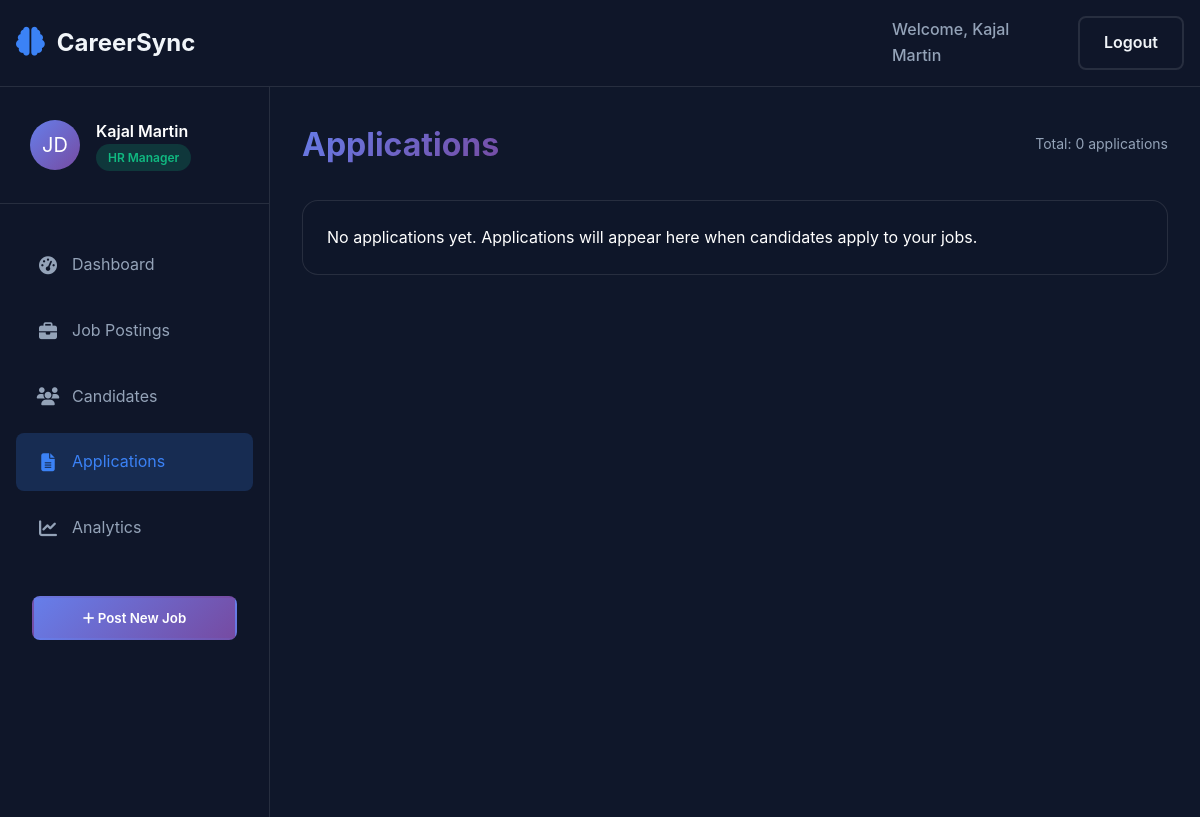
The page /dashboard/hr/applications (signed in) on the database as committed earlier.
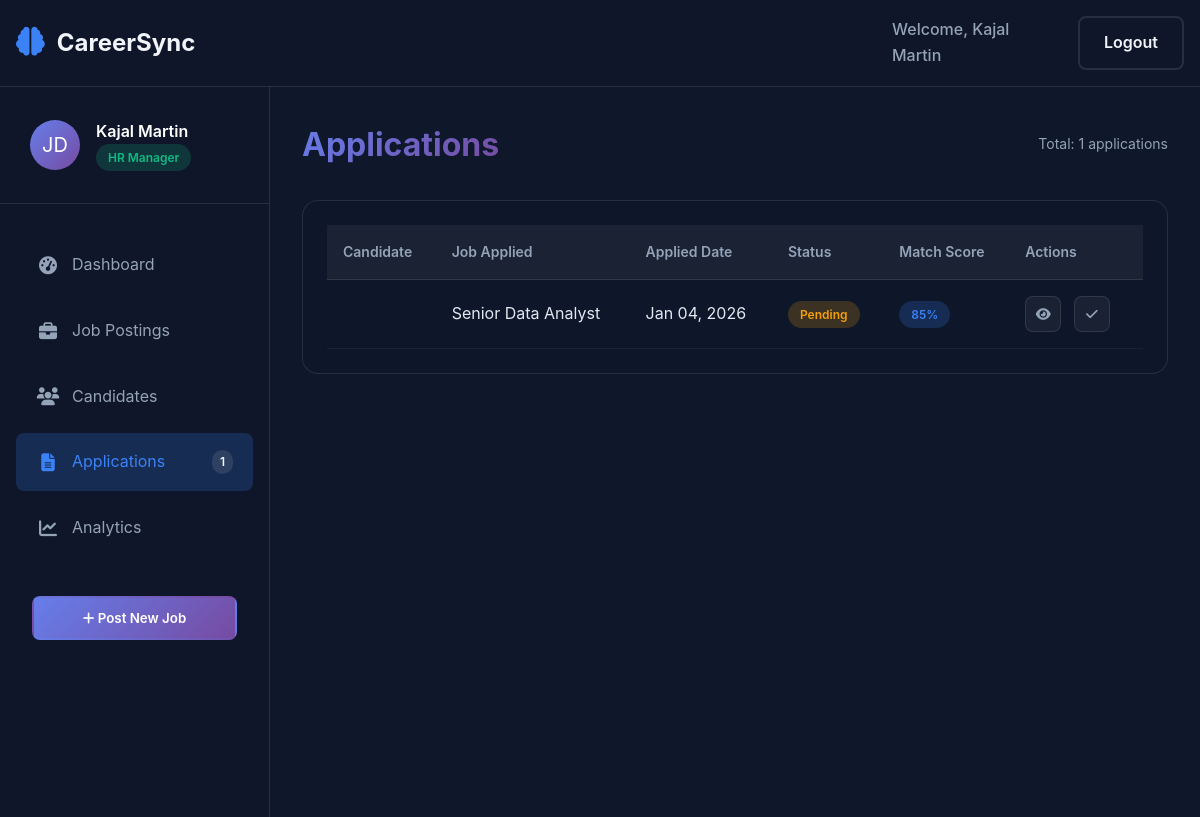
The same page on the database as committed later.
### models.py (models this page shows, shortened)
class Application(db.Model):
    __tablename__ = 'application'
    id = db.Column(db.Integer, primary_key=True)
    candidate_id = db.Column(db.Integer, db.ForeignKey('candidate.id'), nullable=False)
    job_id = db.Column(db.Integer, db.ForeignKey('job_posting.id'), nullable=False)
    status = db.Column(db.String(20), default='pending')
    applied_at = db.Column(db.DateTime, default=datetime.utcnow)
    match_score = db.Column(db.Integer, default=0)
    candidate = db.relationship('Candidate', backref='applications')

class JobPosting(db.Model):
    __tablename__ = 'job_posting'
    id = db.Column(db.Integer, primary_key=True)
    title = db.Column(db.String(200), nullable=False)
    company = db.Column(db.String(200), nullable=False)
    location = db.Column(db.String(100))
    salary_range = db.Column(db.String(100))
    description = db.Column(db.Text, nullable=False)
    requirements = db.Column(db.Text, nullable=False)
    job_type = db.Column(db.String(50), nullable=False)
    status = db.Column(db.String(20), default='active')
    hr_id = db.Column(db.Integer, db.ForeignKey('user.id'), nullable=False)
    created_at = db.Column(db.DateTime, default=datetime.utcnow)
    updated_at = db.Column(db.DateTime, default=datetime.utcnow, onupdate=datetime.utcnow)
    applications = db.relationship('Application', backref='job', lazy=True)

### web.py (the view)
@app.route('/dashboard/hr/applications')
def applications():
    if 'user_id' not in session or session['user_type'] != 'hr':
        return redirect(url_for('login'))
    user_id = session['user_id']
    apps = Application.query\
        .join(JobPosting, Application.job_id == JobPosting.id)\
        .filter(JobPosting.hr_id == user_id)\
        .order_by(Application.applied_at.desc())\
        .all()
    return render_template('applications.html',
                         applications=apps,
                         application_count=len(apps))

### templates/applications.html (shortened to what this page needs)
{% extends 'dashboard-base.html' %}
{% block content %}
    <div class="dashboard-header">
        <h1>Applications</h1>
        <div class="header-actions">
            <div class="date-display">
                Total: {{ application_count }} applications
            </div>
        </div>
    </div>
    <div class="dashboard-card">
        <div class="card-body">
            {% if applications %}
                <div class="table-responsive">
                    <table class="data-table">
                        <thead>
                            <tr>
                                <th>Candidate</th>
                                <th>Job Applied</th>
                                <th>Applied Date</th>
                                <th>Status</th>
                                <th>Match Score</th>
                                <th>Actions</th>
                            </tr>
                        </thead>
                        <tbody>
                            {% for app in applications %}
                            <tr>
                                <td>
                                </td>
                                <td>{{ app.job.title }}</td>
                                <td>{{ app.applied_at.strftime('%b %d, %Y') }}</td>
                                <td>
                                    {% if app.status == 'pending' %}
                                    <span class="badge" style="background: rgba(245, 158, 11, 0.2); color: #f59e0b;">Pending</span>
                                    {% elif app.status == 'shortlisted' %}
                                    <span class="badge badge-active">Shortlisted</span>
                                    {% elif app.status == 'rejected' %}
                                    <span class="badge" style="background: rgba(239, 68, 68, 0.2); color: #ef4444;">Rejected</span>
                                    {% else %}
                                    <span class="badge" style="background: rgba(59, 130, 246, 0.2); color: #3b82f6;">Hired</span>
                                    {% endif %}
                                </td>
                                <td>
                                    <span class="badge badge-count">85%</span>
                                </td>
                                <td>
                                    <button class="btn-icon" title="View Details">
                                        <i class="fas fa-eye"></i>
                                    </button>
                                    <button class="btn-icon" title="Shortlist">
                                        <i class="fas fa-check"></i>
                                    </button>
                                </td>
                            </tr>
                            {% endfor %}
                        </tbody>
                    </table>
                </div>
            {% else %}
                <p>No applications yet. Applications will appear here when candidates apply to your jobs.</p>
            {% endif %}
        </div>
    </div>
{% endblock %}

### templates/dashboard-base.html (shortened to what this page needs)
<!DOCTYPE html>
<html lang="en">
<head>
    <link rel="stylesheet" href="{{ url_for('static', filename='css/style.css') }}">
    <link rel="stylesheet" href="https://cdnjs.cloudflare.com/ajax/libs/font-awesome/6.4.0/css/all.min.css">
</head>
<body>
    <nav class="navbar-hr-dashboard">
        <a href="/" class="logo">
            <i class="fas fa-brain"></i>
            <span>CareerSync</span>
        </a>
        <div class="cta-buttons">
            <span class="nav-link" style="margin-right: 15px;">Welcome, {{ session.get('user_name', 'User') }}</span>
            <a href="{{ url_for('logout') }}" class="btn btn-outline">Logout</a>
        </div>
    </nav>
    <div class="dashboard-container">
        <aside class="dashboard-sidebar">
            <div class="sidebar-header">
                <div class="user-profile">
                    <div class="profile-avatar">
                        {{ user.get_initials() if user else 'JD' }}
                    </div>
                    <div class="profile-info">
                        <h4>{{ session.get('user_name', 'John Doe') }}</h4>
                        <span class="badge badge-hr">{{ 'HR Manager' if session.get('user_type') == 'hr' else 'Job Seeker' }}</span>
                    </div>
                </div>
            </div>
            <nav class="sidebar-nav">
                <a href="{{ url_for('hr_dashboard') }}" class="sidebar-link {% if request.endpoint == 'hr_dashboard' %}active{% endif %}">
                    <i class="fas fa-tachometer-alt"></i>
                    <span>Dashboard</span>
                </a>
                <a href="{{ url_for('job_postings') }}" class="sidebar-link {% if request.endpoint == 'job_postings' %}active{% endif %}">
                    <i class="fas fa-briefcase"></i>
                    <span>Job Postings</span>
                </a>
                <a href="{{ url_for('candidate_list') }}" class="sidebar-link {% if request.endpoint == 'candidate_list' %}active{% endif %}">
                    <i class="fas fa-users"></i>
                    <span>Candidates</span>
                </a>
                <a href="{{ url_for('applications') }}" class="sidebar-link {% if request.endpoint == 'applications' %}active{% endif %}">
                    <i class="fas fa-file-alt"></i>
                    <span>Applications</span>
                    {% if application_count %}
                    <span class="sidebar-badge">{{ application_count }}</span>
                    {% endif %}
                </a>
                <a href="{{ url_for('analytics') }}" class="sidebar-link {% if request.endpoint == 'analytics' %}active{% endif %}">
                    <i class="fas fa-chart-line"></i>
                    <span>Analytics</span>
                </a>
            </nav>
            <div class="sidebar-footer">
                <button class="btn btn-primary btn-block post-job-btn" id="postJobBtn">
                    <i class="fas fa-plus"></i> Post New Job
                </button>
            </div>
        </aside>
        <main class="dashboard-content">
            {% block content %}
            {% endblock %}
        </main>
    </div>
</body>
</html>

Rows that differ between the two databases and show on the page:
added Application: job "Senior Data Analyst", applied_at "Jan 04, 2026", status "Pending"
Other text that changed with them:
{{ application_count }}: (not shown) → "1"
{{ application_count }}: "0" → "1"
text no longer shown: "No applications yet. Applications will appear here when candidates apply to your jobs."
text now shown: "Candidate Job Applied Applied Date Status Match Score Actions"
